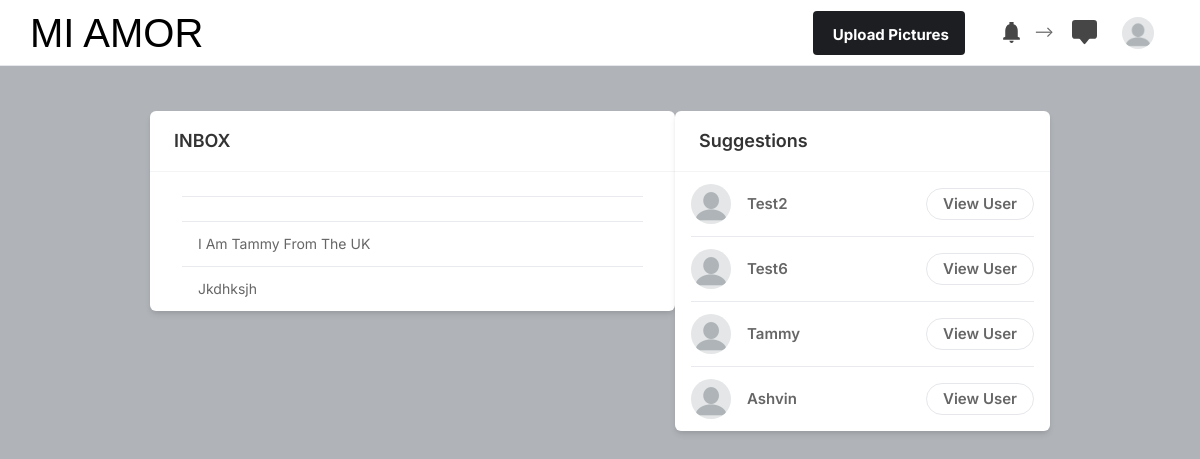
The page / (signed in) on the database its author committed.
### core/models.py (models this page shows, shortened)
class Profile(models.Model):
    user = models.ForeignKey(User, on_delete=models.CASCADE)
    id_user = models.IntegerField()
    bio = models.TextField(blank=True)
    gender = models.CharField(max_length=20,blank=True)
    showme = models.CharField(max_length=20,blank=True)
    orientation = models.CharField(max_length=20,blank=True)
    bday = models.DateField(default=date.today )
    profileimg = models.ImageField(upload_to='profile_images',default='blank-profile-picture.png')
    location = models.CharField(max_length=20, blank=True)

### core/views.py (the view)
# urls.py: path('', views.index, name='index'),
@login_required(login_url='signin')
def index(request):
    user_object = User.objects.get(username=request.user.username)
    user_profile = Profile.objects.get(user=user_object)
    user_following_list = []
    feed = []
    user_following = FollowersCount.objects.filter(follower=request.user.username)
    for users in user_following:
        user_following_list.append(users.user)
    for usernames in user_following_list:
        feed_lists = Post.objects.filter(user=usernames)
        feed.append(feed_lists)
    feed_list = list(chain(*feed))
    all_users = User.objects.all()
    user_following_all = []
    for user in user_following:
        user_list = User.objects.get(username=user.user)
        user_following_all.append(user_list)
    new_suggestions_list = [x for x in list(all_users) if (x not in list(user_following_all))]
    current_user = User.objects.filter(username=request.user.username)
    final_suggestions_list = [x for x in list(new_suggestions_list) if ( x not in list(current_user))]
    random.shuffle(final_suggestions_list)
    username_profile = []
    username_profile_list = []
    for users in final_suggestions_list:
        username_profile.append(users.id)
    for ids in username_profile:
        profile_lists = Profile.objects.filter(id_user=ids)
        username_profile_list.append(profile_lists)
    suggestions_username_profile_list = list(chain(*username_profile_list))
    return render(request, 'index.html', {'user_profile': user_profile, 'posts':feed_list, 'suggestions_username_profile_list': suggestions_username_profile_list[:4]})

### templates/index.html (shortened to what this page needs)
{% load static %}
<!DOCTYPE html>
<html lang="en">
<head>
    <link rel="stylesheet" href="{% static 'assets/css/icons.css' %}">
    <link rel="stylesheet" href="{% static 'assets/css/uikit.css' %}">
    <link rel="stylesheet" href="{% static 'assets/css/style.css' %}">
    <link rel="stylesheet" href="{% static 'assets/css/tailwind.css' %}">
    <link rel="stylesheet" href="https://cdnjs.cloudflare.com/ajax/libs/font-awesome/4.7.0/css/font-awesome.min.css">
</head>
<body>
            <header>
                <div class="header_inner">
                    <div class="left-side">
                            <h1 id="mi" style="font-size: 2.5rem;"><font face = "Helvetica" color = 'black'>MI AMOR</font> </h1>
                    </div>
                    <div class="right-side lg:pr-4">
                        <a href="#"
                            class="bg-pink-500 flex font-bold hidden hover:bg-pink-600 hover:text-white inline-block items-center lg:block max-h-13 mr-4 px-4 py-2 rounded shado text-white">
                              Upload Pictures
                        </a>
                        <a href="#" class="header-links-item">
                        </a>
                         -->
                         <a href="#" class="header-links-item">
                        </a>
                        <a href="#">
                            <img src="{{user_profile.profileimg.url}}" class="header-avatar" alt="">
                        </a>
                    </div>
                </div>
            </header>
            <div class="container m-auto">
                <div class="lg:flex justify-center lg:space-x-1 lg:space-y-20 space-y-200">
                    <div class="space-y-1 z-index flex-shrink-0 lg:w-7/12">
                        <div class="lg:w-9/12 right-side padding">
                            <div class="bg-white shadow-md rounded-md overflow-hidden">
                                <div class="bg-gray-30  border-b border-gray-100 flex items-baseline justify-between py-4 px-6 ">
                                    <h2 class="font-semibold text-lg">INBOX</h2>
                                </div>
                                <div class="divide-gray-300 divide-gray-50 divide-opacity-50 divide-y px-8">
                                    <div class="flex items-center justify-between py-3">
                                        <div class="flex flex-1 items-center space-x-4">
                                            <div class="flex flex-col">
                                                <span class="block capitalize text-sm"> {{suggestion.bio}} </span>
                                            </div>
                                        </div>
                                    </div>
                                </div>
                            </div>
                        </div>
                    </div>
                    <div class="lg:w-5/12">
                        <div class="bg-white shadow-md rounded-md overflow-hidden">
                            <div class="bg-gray-30  border-b border-gray-100 flex items-baseline justify-between py-4 px-6 ">
                                <h2 class="font-semibold text-lg">Suggestions</h2>
                            </div>
                            <div class="divide-gray-300 divide-gray-50 divide-opacity-50 divide-y px-4 ">
                                {% for suggestion in suggestions_username_profile_list %}
                                <div class="flex items-center justify-between py-3">
                                    <div class="flex flex-1 items-center space-x-4">
                                        <a href="/profile/{{suggestion.user}}">
                                            <img src="{{suggestion.profileimg.url}}" class="bg-gray-200 rounded-full w-10 h-10">
                                        </a>
                                        <div class="flex flex-col">
                                            <span class="block capitalize font-semibold"> {{suggestion.user}} </span>
                                        </div>
                                    </div>
                                    <a href="/profile/{{suggestion.user}}" class="border border-gray-200 font-semibold px-4 py-1 rounded-full hover:bg-pink-600 hover:text-white hover:border-pink-600 "> View User </a>
                                </div>
                                {% endfor %}
                            </div>
                        </div>
                    </div>
                </div>
            </div>
</body>
</html>

### static/assets/css/style.css (style rules this page uses)
body { background-color: #B0B3B8!important; }
::placeholder { color: #808080; opacity: 1; }
a { color: #be185d; -webkit-transition: 0.3s; transition: 0.3s; outline: none !important; }
img { max-width: 100%; }
body { color: #666; font-size: 15px; line-height: 27px; background-color: #f0f2f5; font-family: "Inter", sans-serif; text-transform: none; }
h1, h2, h3, h4, h5, h6 { font-family: "Inter", sans-serif; text-transform: none; }
h1, h2, h3, h4, h5, h6 { color: #333; font-weight: 500; margin: 0; padding: 0; }
h1 { font-size: 32px; }
h2 { font-size: 26px; }
@media (min-width: 1024px) { .container { max-width: 900px !important; padding-top: 45px; } }
header { background-color: #fff; left: 0; right: 0; top: 0; z-index: 99; height: 66px; display: -webkit-box; display: -ms-flexbox; display: flex; -webkit-box-align: center; -ms-flex-align: center; align-items: center; border-bottom: 1px solid #e5e7eb; }
header .header_inner { display: -webkit-box; display: -ms-flexbox; display: flex; -webkit-box-align: center; -ms-flex-align: center; align-items: center; max-width: 1090px; margin: auto; width: 100%; max-width: 100% !important; padding: 0 30px; }
header .header_inner .left-side { display: -webkit-box; display: -ms-flexbox; display: flex; -webkit-box-align: center; -ms-flex-align: center; align-items: center; }
header .header_inner .right-side { display: -webkit-box; display: -ms-flexbox; display: flex; -webkit-box-align: center; -ms-flex-align: center; align-items: center; -webkit-box-pack: end; -ms-flex-pack: end; justify-content: flex-end; margin-left: auto; }
header .header_inner .right-side .header-links-item { padding: 10px; margin-left: 8px; }
header .header_inner .right-side .header-links-item svg { width: 25px; height: 25px; color: #464646; }
header .header_inner .right-side .header-avatar { width: 32px; height: 32px; border-radius: 100%; margin-left: 15px; }

### rows shown on the page
Profile: profileimg (placeholder picture)
Profile: profileimg (placeholder picture), user "Test6"
Profile: bio "I Am Tammy From The UK", profileimg (placeholder picture), user "Tammy"
Profile: bio "Jkdhksjh", profileimg (placeholder picture), user "Ashvin"
Profile: profileimg (placeholder picture), user "Test2"
